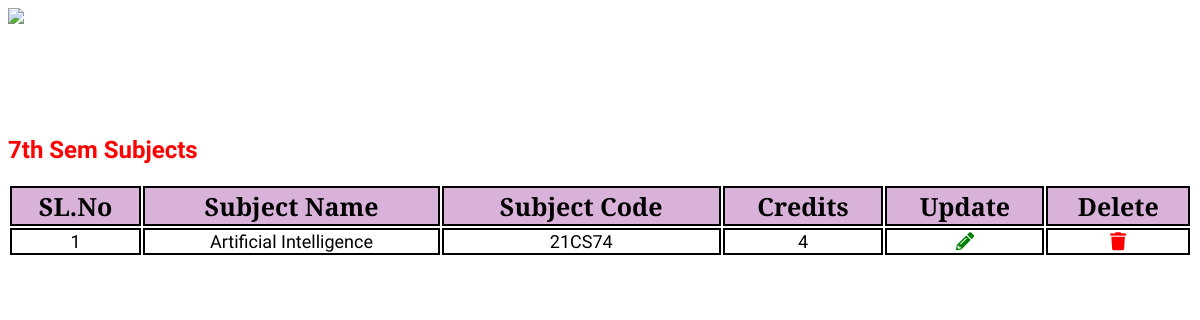
/admin/disp_see/disp_s7.php, run on the app's committed database.
### tables this page shows
CREATE TABLE `add_s7` (
  `id` int(255) NOT NULL,
  `sub_name` varchar(255) NOT NULL,
  `sub_code` varchar(255) NOT NULL,
  `credits` bigint(255) NOT NULL
);

### admin/disp_see/disp_s7.php (the view, shortened to what this page needs)
<?php
    require_once('../connection.php');
    $query1 = "SELECT * FROM add_s7";
    $result = mysqli_query($con,$query1);
    $rr=mysqli_num_rows($result);
    if(!$rr)
    {
        echo "<h2 style='color:red;color:#ff0000;font-family:Acme;'>No Subjects Listed/Added Yet.</h2>";
    }
    else
    {
?>
<!DOCTYPE html>
<html lang="en">
<head>
    <link rel="stylesheet" href="https://use.fontawesome.com/releases/v5.3.1/css/all.css">
    </head>
<body>
    <img id="head" width="500px" style = "font-family:'PT Serif';" left:10 align='left' src = "../css/images/rvceheader.png">
    <br /><br /><br /><br /><br /><br />
    <h2 style="color:#ff0000;font-family:'Acme';" class = "page-header">7th Sem Subjects</h2>
    <div class = "col-lg-10 mcon text-center">
        <table id="mytab1" width = "100%" class="mtab table table-bordered table-hover table-responsive" style="margin-top:0;">
    	    <tr align = 'center' style = "background-color:rgba(128,0,128,0.3);color:black;font-size:25px;font-family: 'PT serif';" class="table-info">
                <th style='border:2px solid black'>SL.No</th>
                <th style='border:2px solid black'>Subject Name</th>
                <th style='border:2px solid black'>Subject Code</th>
                <th style='border:2px solid black'>Credits</th>
                <th style='border:2px solid black'>Update</th>
                <th style='border:2px solid black'>Delete</th>
            </tr>
            <?php
                $i=1;
                while($row = mysqli_fetch_array($result))
                    {
                        echo "<tr style='color:black;border-bottom:2px solid black;font-size:18px;border-right:2px solid black;border-top:2px solid black;border-left:2px solid black;'>";
                        echo "<td style='border:2px solid black' align = 'center'>".$i."</td>";
                        echo "<td style='border:2px solid black' align = 'center'>".$row['sub_name']."</td>";
                        echo "<td style='border:2px solid black' align = 'center'>".$row['sub_code']."</td>";
                        echo "<td style='border:2px solid black' align = 'center'>".$row['credits']."</td>";
            ?>
                        <td align = 'center' style='border:2px solid black'> <a href="update_s7.php?id=<?php echo $row['id']; ?>" style='color:green'><i class = "fas fa-pencil-alt"></i></a> </td>
                        <td align = 'center' style='border:2px solid black'> <a href="javascript:DeleteUser('<?php echo $row['id']; ?>')" style='color:red'><i class = "fas fa-trash"></i></a> </td>
            <?php
                $i++;
                }
            ?>
            <?php
                }
            ?>
        </table>
    </div>
</body>
</html>

### admin/disp_see/disp_s7.php (style rules this page uses)
.mcon { margin-top: auto; margin-left: auto; padding: 0; }
.mtab { margin-top: auto; margin-left: auto; padding: 0; font-family: 'Acme'; }
table th { text-align: center; }

### data on the page
add_s7: sub_name "Artificial Intelligence", sub_code "21CS74", credits "4"
